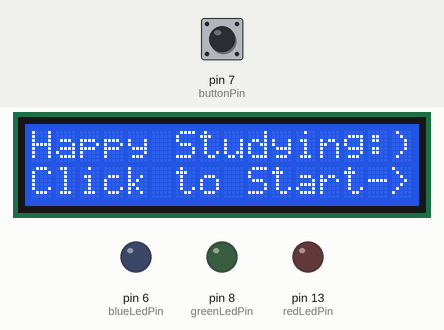
Simulated run of this sketch. Board: Arduino Uno, built with avr-gcc and run on an emulated ATmega328P. Shown: 16×2 character LCD, output pins drawn as LEDs (lit = HIGH). The test bench sets the inputs (shaded band); at power-on: pin 7 (buttonPin) LOW.

Above: at 1.2 s.
1.3 s: pin 7 (buttonPin) pulled HIGH for 0.15 s
At 1.9 s:
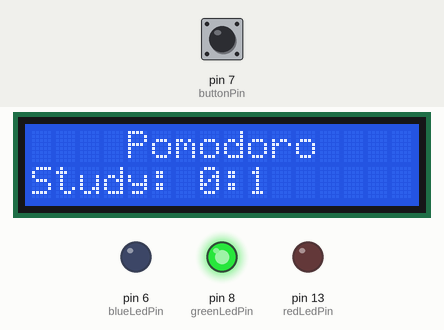
4.4 s: pin 7 (buttonPin) pulled HIGH for 1 s
At 6.4 s:
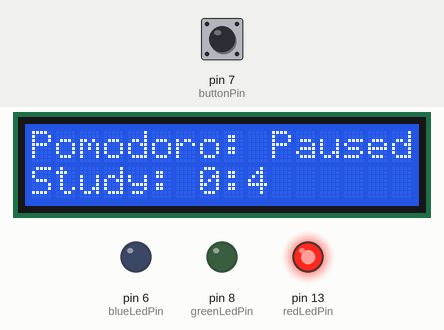
6.9 s: pin 7 (buttonPin) pulled HIGH for 0.15 s
At 7.8 s:
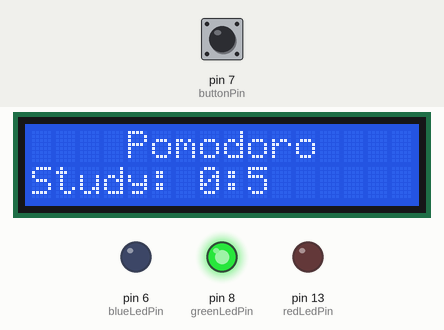
9.5 s: pin 7 (buttonPin) pulled HIGH for 1 s
At 11.5 s:
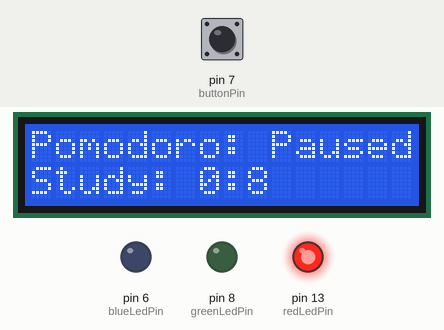
Timing chart, 0 to 13.0 s (numbered marks = the images above; inputs shaded):
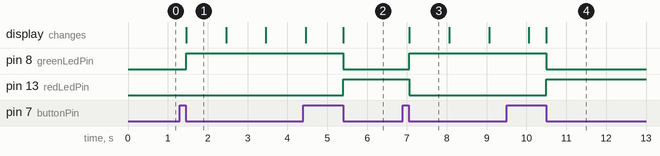

Measured:
- after the input at 1.3 s, pin 8 (greenLedPin): LOW → HIGH after 0.16 s; the display: first changes after 0.16 s (image 1 shows a later state)
- after the input at 4.4 s, pin 8 (greenLedPin): HIGH → LOW after 1.0 s; pin 13 (redLedPin): LOW → HIGH after 1.0 s; the display: first differs from a run without the input after 1.0 s (image 2)
- after the input at 6.9 s, pin 8 (greenLedPin): LOW → HIGH after 0.15 s; pin 13 (redLedPin): HIGH → LOW after 0.15 s; the display: first changes after 0.16 s (image 3 shows a later state)
- after the input at 9.5 s, pin 8 (greenLedPin): HIGH → LOW after 1.0 s; pin 13 (redLedPin): LOW → HIGH after 1.0 s; the display: first differs from a run without the input after 1.0 s (image 4)
- what the display in image 1 shows lasts 1.0 s, from 1.5 s to 2.5 s

The sketch:

lcd_pomodoro.ino
```cpp
// Pomodore study timer on an LCD screen

#include <LiquidCrystal.h>

// button and Led - green: ON, red: PAUSED, blue: REST
const int redLedPin = 13;
const int greenLedPin = 8;
const int blueLedPin = 6;
const int buttonPin = 7;
int buttonState = 0;
int lastButtonState;

// debounce on button
unsigned long lastTimeButtonChanged = millis();
unsigned long desbounceDuration = 50;

// pomodoro decleratons
int seconds = 0;
int minutes = 0;
int study = 25;
int rest = 5;
bool studying = true;

// tracking time
unsigned long lastSecondUpdate = 0;

// keeping track on what run we are on so we can display starting text
bool firstRun = true;

// define lcd pins
LiquidCrystal lcd_1(12, 11, 5, 4, 3, 2);

// keping track of clock state, false meaning the clock isn't going, used to see wheter we paused or not
bool clockState = false;

void setup() {
  // lcd initialise
  lcd_1.begin(16, 2);

  // led pin
  pinMode(redLedPin, OUTPUT);
  pinMode(greenLedPin, OUTPUT);
  pinMode(blueLedPin, OUTPUT);
  // button pin
  pinMode(buttonPin, INPUT);
  lastButtonState = digitalRead(buttonPin);
}

void loop() {
  // when we press the button, the below code run, when we press it again, it stops and pauses
  if (millis() - lastTimeButtonChanged >= desbounceDuration){
    buttonState = digitalRead(buttonPin);
    if (buttonState != lastButtonState){
      lastButtonState = buttonState;
      if (buttonState == LOW){
        if (clockState == false){
          if (firstRun){
           firstRun = false;
          }
           clockState = true;
          lcd_1.clear(); // clear screen everytime button state is changed
        } else {
          clockState = false;
        }
      }
    }
  }
  if (clockState == true){
    // when the clock starts going, green is on, red is off
    digitalWrite(greenLedPin, HIGH);
    digitalWrite(redLedPin, LOW);
    // position of 'Pomodoro' sign
    lcd_1.setCursor(4, 0);
    lcd_1.print("Pomodoro");

    // position of time
    lcd_1.setCursor(0, 1);

    // track flag for study mode or rest mode
    if (studying){
      digitalWrite(blueLedPin, LOW);
      // displaying and formatting the minutes and seconds
      if (minutes < study){
        lcd_1.print("Study: ");
        lcd_1.print(minutes);
        lcd_1.print(":");
        lcd_1.print(seconds);
        if (millis() - lastSecondUpdate >= 1000){
          lastSecondUpdate = millis(); // reset the seconds timer
          seconds++;
          if (seconds == 60) {
            minutes += 1;
            seconds = 0;
          }
        }
      } else {
        studying = false;
        lcd_1.clear();
        minutes = 0;
        seconds = 0;
      }
    } else if (studying == false){ // initiate rest period
      digitalWrite(blueLedPin, HIGH);
      // displaying and formatting the minutes and seconds
      if (minutes < rest){
        lcd_1.print("Rest: ");
        lcd_1.print(minutes);
        lcd_1.print(":");
        lcd_1.print(seconds);
        if (millis() - lastSecondUpdate >= 1000){
          lastSecondUpdate = millis();
          seconds++;
          if (seconds == 60) {
            minutes += 1;
            seconds = 0;
          }
        }

      } else {
        studying = true; // reset the screen and time ready for study period

        minutes = 0;
        seconds = 0;
      }
    }
  } else {
    if (firstRun){
      // turn off both LEDs a the very start
      digitalWrite(greenLedPin, LOW);
      digitalWrite(redLedPin, LOW);
      // display starting text
      lcd_1.setCursor(0, 0);
      lcd_1.print("Happy Studying:)");
      lcd_1.setCursor(0, 1);
      lcd_1.print("Click to Start->");
    } else {
      // when the clock is paused, red is on, green is off
      digitalWrite(greenLedPin, LOW);
      digitalWrite(redLedPin, HIGH);
      // display "paused" sign
      lcd_1.setCursor(0, 0);
      lcd_1.print("Pomodoro: Paused");
    }
  }

}
```
